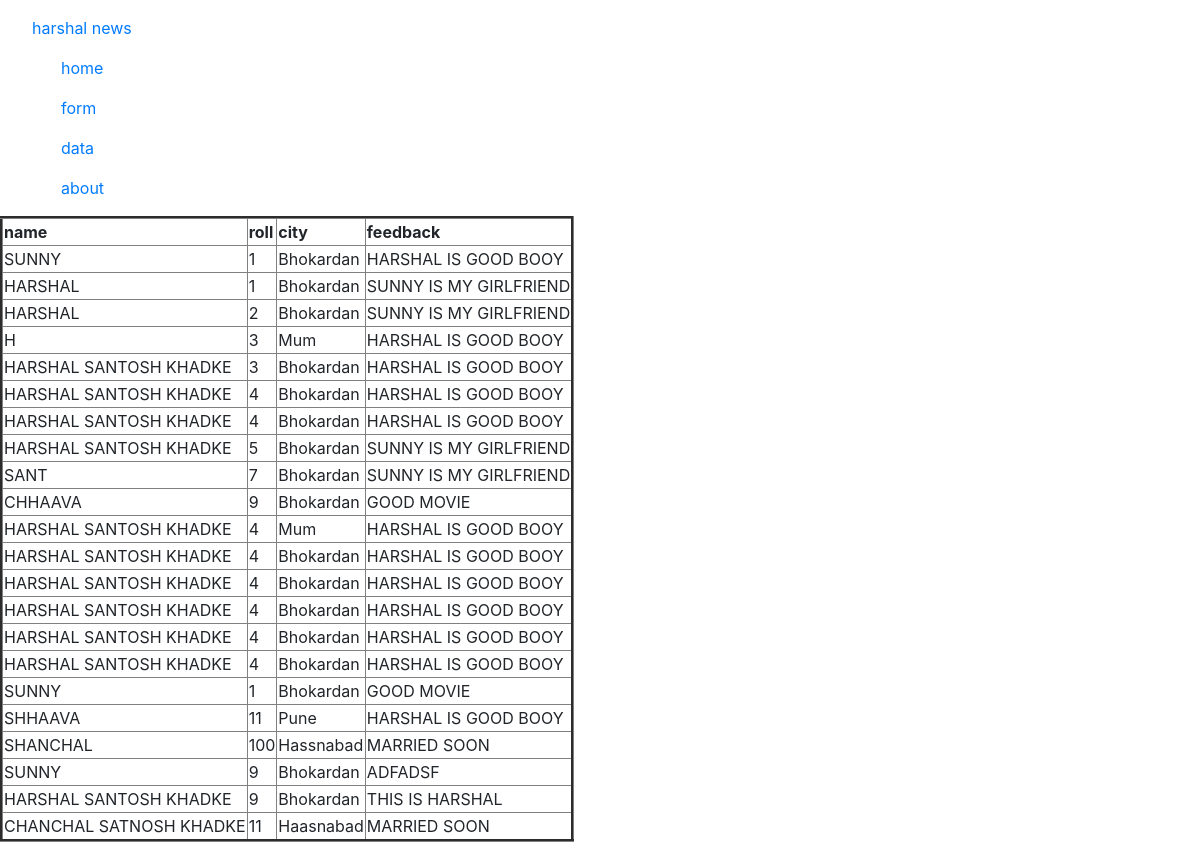
The app's page /data/ with its own data.
### testapp/models.py (models this page shows)
class tempmodel(models.Model):
        name=models.CharField(max_length=40)
        roll=models.IntegerField()
        city=models.CharField(max_length=30)
        feedbackform=models.CharField(max_length=100)

### testapp/views.py (the view)
# urls.py: path('data/', views.dataview)
def dataview(request):
    data=tempmodel.objects.all()
    return render(request,'testapp/data.html',{'data':data})

### testapp/templatetags/cust_filters.py (called while the page is built)
def n_letter_msg(value,n):
    msg=value[:n].upper()
    return msg

### template/testapp/data.html (shortened to what this page needs)
<!DOCTYPE html>
{%extends 'testapp/base.html'%}
{%block body_block%}
{%load cust_filters%}
<html lang="en">
<head>
</head>
<body>
<table border="3">
    <thead>
    <th>name</th>
    <th>roll</th>
    <th>city</th>
    <th>feedback</th>
    </thead>
    {%for i in data%}
    <tr>
        <td>
            {{i.name|upper}}
        </td>
        <td>
            {{i.roll}}
        </td>
        <td>
            {{i.city|title}}
        </td>
        <td>
            {{i.feedbackform|nlm:100}}
        </td>
    </tr>
    {%endfor%}
</table>
</body>
</html>
{%endblock%}

### template/testapp/base.html (shortened to what this page needs)
<!DOCTYPE html>
<html lang="en">
<head>
    <link rel="stylesheet" href="https://cdn.jsdelivr.net/npm/bootstrap@4.6.2/dist/css/bootstrap.min.css">
</head>
<body>
<nav class="navbar">
    <a class="navbar" href="#">harshal news</a>
<div class="container" >
<ul class="navbar-nav">
    <li><a class="navbar" href="/">home</a>  </li>
    <li><a class="navbar" href="/form">form</a></li>
    <li><a class="navbar" href="/data">data</a></li>
    <li><a class="navbar" href="#">about</a></li>
</ul>
</div>
</nav>
{% block body_block %}
{% endblock %}
</body>
</html>

### records on screen
tempmodel: name "SUNNY", roll "1", city "Bhokardan", feedbackform|nlm "HARSHAL IS GOOD BOOY"
tempmodel: name "HARSHAL", roll "1", city "Bhokardan", feedbackform|nlm "SUNNY IS MY GIRLFRIEND"
tempmodel: name "HARSHAL", roll "2", city "Bhokardan", feedbackform|nlm "SUNNY IS MY GIRLFRIEND"
tempmodel: name "H", roll "3", city "Mum", feedbackform|nlm "HARSHAL IS GOOD BOOY"
tempmodel: name "HARSHAL SANTOSH KHADKE", roll "3", city "Bhokardan", feedbackform|nlm "HARSHAL IS GOOD BOOY"
tempmodel: name "HARSHAL SANTOSH KHADKE", roll "4", city "Bhokardan", feedbackform|nlm "HARSHAL IS GOOD BOOY"
tempmodel: name "HARSHAL SANTOSH KHADKE", roll "4", city "Bhokardan", feedbackform|nlm "HARSHAL IS GOOD BOOY"
tempmodel: name "HARSHAL SANTOSH KHADKE", roll "5", city "Bhokardan", feedbackform|nlm "SUNNY IS MY GIRLFRIEND"
tempmodel: name "SANT", roll "7", city "Bhokardan", feedbackform|nlm "SUNNY IS MY GIRLFRIEND"
tempmodel: name "CHHAAVA", roll "9", city "Bhokardan", feedbackform|nlm "GOOD MOVIE"
tempmodel: name "HARSHAL SANTOSH KHADKE", roll "4", city "Mum", feedbackform|nlm "HARSHAL IS GOOD BOOY"
tempmodel: name "HARSHAL SANTOSH KHADKE", roll "4", city "Bhokardan", feedbackform|nlm "HARSHAL IS GOOD BOOY"
tempmodel: name "HARSHAL SANTOSH KHADKE", roll "4", city "Bhokardan", feedbackform|nlm "HARSHAL IS GOOD BOOY"
tempmodel: name "HARSHAL SANTOSH KHADKE", roll "4", city "Bhokardan", feedbackform|nlm "HARSHAL IS GOOD BOOY"
tempmodel: name "HARSHAL SANTOSH KHADKE", roll "4", city "Bhokardan", feedbackform|nlm "HARSHAL IS GOOD BOOY"
tempmodel: name "HARSHAL SANTOSH KHADKE", roll "4", city "Bhokardan", feedbackform|nlm "HARSHAL IS GOOD BOOY"
tempmodel: name "SUNNY", roll "1", city "Bhokardan", feedbackform|nlm "GOOD MOVIE"
tempmodel: name "SHHAAVA", roll "11", city "Pune", feedbackform|nlm "HARSHAL IS GOOD BOOY"
tempmodel: name "SHANCHAL", roll "100", city "Hassnabad", feedbackform|nlm "MARRIED SOON"
tempmodel: name "SUNNY", roll "9", city "Bhokardan", feedbackform|nlm "ADFADSF"
tempmodel: name "HARSHAL SANTOSH KHADKE", roll "9", city "Bhokardan", feedbackform|nlm "THIS IS HARSHAL"
tempmodel: name "CHANCHAL SATNOSH KHADKE", roll "11", city "Haasnabad", feedbackform|nlm "MARRIED SOON"
